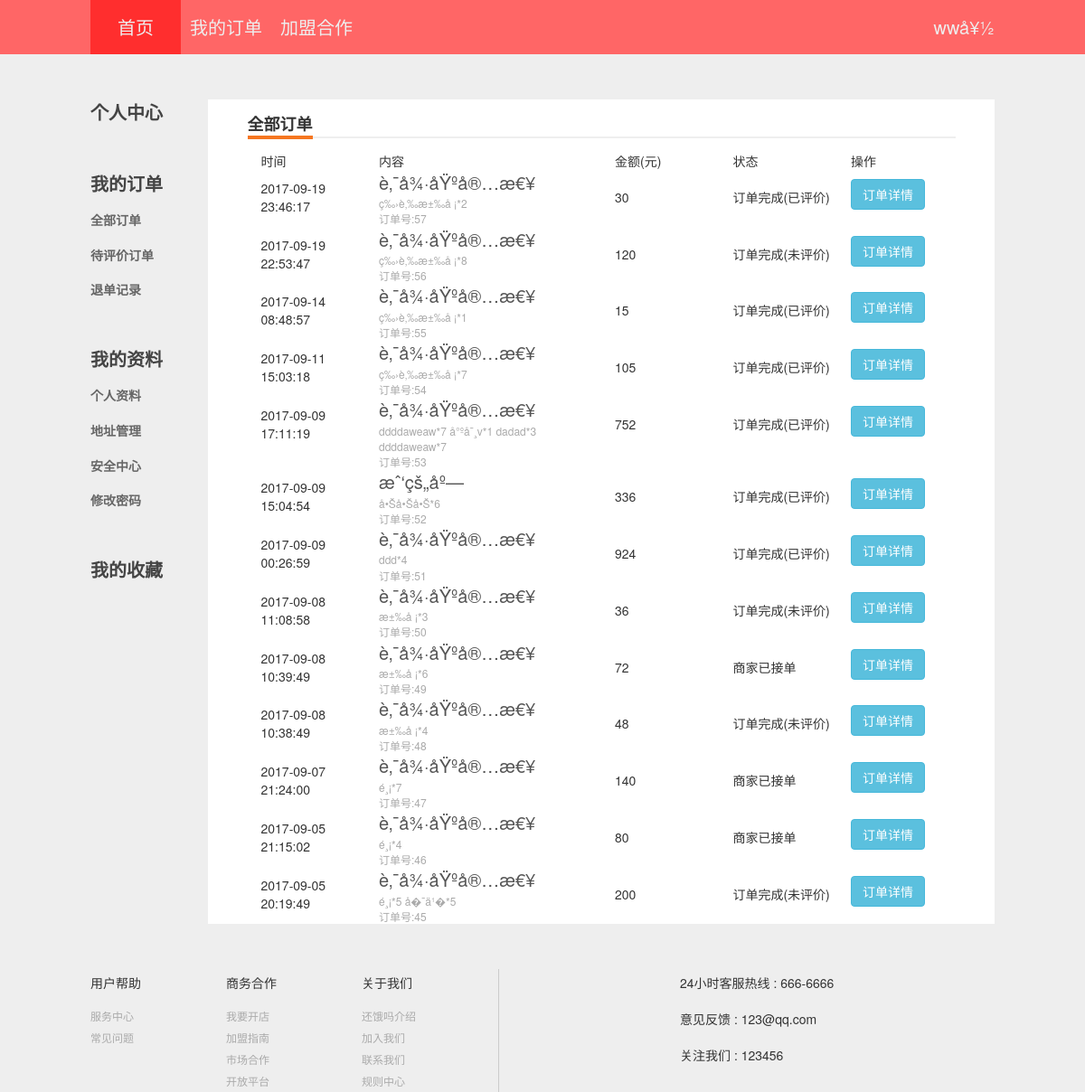
The app's page /usercenter.php?position=allorder (signed in) with its own data.
### tables this page shows
CREATE TABLE `od` (
  `O_id` int(11) NOT NULL,
  `O_list` text NOT NULL,
  `UID` int(11) NOT NULL,
  `O_time` datetime DEFAULT NULL COMMENT 'ä¸‹å�•æ—¶é—´',
  `O_ADD` varchar(500) NOT NULL,
  `O_t_sellersub` datetime DEFAULT NULL COMMENT 'å•†å®¶æŽ¥å�—æ—¶é—´',
  `O_overtime` datetime DEFAULT NULL COMMENT 'é¡¾å®¢æ”¶åˆ°æ—¶é—´',
  `SID` int(10) NOT NULL,
  `O_sum` int(10) NOT NULL,
  `O_words` tinytext NOT NULL,
  `comment_star` int(2) NOT NULL COMMENT 'è¯„ä»·',
  `comment_text` tinytext NOT NULL COMMENT 'è¯„è¯­',
  `comment_time` datetime NOT NULL COMMENT 'è¯„ä»·æ—¶é—´'
);

CREATE TABLE `shop` (
  `SID` int(10) NOT NULL,
  `shopName` varchar(15) NOT NULL,
  `shopImg` text NOT NULL,
  `sellerID` int(10) NOT NULL,
  `ADD` varchar(100) NOT NULL,
  `shopFee` tinyint(4) NOT NULL COMMENT 'é…�é€�è´¹',
  `license` text NOT NULL,
  `open` tinyint(1) NOT NULL DEFAULT '0' COMMENT 'æœ‰æ— å¼€åº—ï¼Œ1å¼€åº— 0å…³åº—',
  `shopphone` int(11) NOT NULL,
  `shop_class` varchar(450) NOT NULL,
  `min_price` int(10) NOT NULL COMMENT 'èµ·é€�ä»·'
);

### usercenter.php (the view, shortened to what this page needs)
<?php
include "controller/common.php";
if(isset($_GET['position'])){
	$p=$_GET['position'];
}
 ?>
<!DOCTYPE html>
<html>
<head>
	<link rel="stylesheet" type="text/css" href="bootstrap/css/bootstrap.css">
	<link rel="stylesheet" href="css/commmon.css">
	<link rel="stylesheet" href="css/usercenter.css">
</head>
<body>
	<div class="header">
		<div class="headerBay center">
		<div class="topBay-left">
			<a  class="harbtn" id="index" href="index.php">首页</a>
			<a class="harbtn" href="usercenter.php?position=allorder">我的订单</a>
			<a class="harbtn" href="sellerlogin.php">加盟合作</a>
		</div>
		<div class="logIco">
				<?php
				if (isset($_SESSION['user'])) {
					echo "<input type=hidden id='userid' value='".$_SESSION['user']."'><div class='sueee'><div class='slide'>
				<a href='index.php' class='logout'><span>注销</span></a>
			</div><a  class='logined harbtn' href='usercenter.php?position=center'><span>".$_SESSION['userName']."</span></a></div>";
				}else{
					echo "<a  class='loginico harbtn' href='login.php'><span>登陆/注册</span></a>";
				}
				 ?>
		</div>
	</div>
	<div class="mainbody">
		<div class="sidebar">
			<div class="usercenter">
			   <a href="usercenter.php?position=center" class="bold" title="">个人中心</a>
			</div>
			<div class="myorder">
				<span class="bold">我的订单<span>
				<ul>
					<li><a href="usercenter.php?position=allorder" title="">全部订单</a></li>
					<li><a href="usercenter.php?position=noassess" title="">待评价订单</a></li>
					<li><a href="usercenter.php?position=chargeback" title="">退单记录</a></li>
				</ul>
			</div>
			<div class="mydata">
				<span class="bold">我的资料<span>
				<ul>
					<li><a href="usercenter.php?position=data" title="">个人资料</a></li>
					<li><a href="usercenter.php?position=add" title="">地址管理</a></li>
					<li><a href="usercenter.php?position=safecenter" title="">安全中心</a></li>
					<li><a href="usercenter.php?position=changeps" title="">修改密码</a></li>
				</ul>
			</div>
			<div class="mycollection">
				<a href="usercenter.php?position=mycollection" title="" class="bold">我的收藏</a>
			</div>
		</div>
		<?php
		function orderboxmaker($user,$mysqli,$type){
			if($type=='no'){
				$sql_od="SELECT * FROM `od` WHERE `UID`=".$user." ORDER BY `od`.`O_time` DESC";
			}else if($type=='noassess'){
				$sql_od="SELECT * FROM `od` WHERE `UID`=".$user." AND `comment_star`=0 AND `O_overtime`!='' ORDER BY `od`.`O_time` DESC";
			}
			$result_od=mysqli_query($mysqli,$sql_od);
			$orderbox="";
			while ($row_od=mysqli_fetch_array($result_od)) {
				$ADD=json_decode($row_od['O_ADD']);
				$list="";
				$detal_list="";
				if($row_od['O_overtime']!=NUll&&$row_od['comment_star']!=0){
					$state="订单完成(已评价)";
				}else if($row_od['O_overtime']!=NUll){
					$state='订单完成(未评价)';
				}else if($row_od['O_t_sellersub']!=NULL){
					$state="商家已接单";
				}else{
					$state="商家未接单";
				}
				foreach (json_decode($row_od['O_list']) as $key) {
					$detal_list=$detal_list."<p>".$key->goods_name."*".$key->goods_num."</p>";
					$list=$list.$key->goods_name."*".$key->goods_num." ";
				};
				$sql_shop="SELECT * FROM `shop` WHERE `SID`=".$row_od['SID'];
				$result_shop=mysqli_query($mysqli,$sql_shop);
				$row_shop=mysqli_fetch_array($result_shop);
				$orderbox=$orderbox."
			<div class='orderbox clearfix'>
				<span class='time col-xs-2'>".$row_od['O_time']."</span>
				<span class='col-xs-4'>
					<a href='shop.php?SID=".$row_od['SID']."'>".$row_shop['shopName']."</a>
					<p class='goods'>".$list."</p>
					<p class='orderid'>订单号:".$row_od['O_id']."</p>
				</span>
				<span class='price col-xs-2'>".$row_od['O_sum']."</span>
				<span class='state col-xs-2'>".$state."</span>
				<span class='op col-xs-2'>
					<button class='btn btn-info'>订单详情</button>
				</span>
			</div>
					<span class='col-xs-6'>店名：</span><span class='col-xs-6'>".$row_shop['shopName']."</span>
					<span class='col-xs-6'>店家联系方式：</span><span class='col-xs-6'>".$row_shop['shopphone']."</span>
					<span class='col-xs-6'>订单时间：</span><span class='col-xs-6'>".$row_od['O_time']."</span>
					<span class='col-xs-6'>订单编号：</span><span class='od_id col-xs-6'>".$row_od['O_id']."</span>
					<span class='col-xs-6'>订单状态：</span><span class='col-xs-6'>".$state."</span>
						".$detal_list."
					<span class='col-xs-6'>总价格：</span><span class='col-xs-6'><b>".$row_od['O_sum']."</b>元</span>
					<span class='col-xs-6'>联系人：</span><span class='col-xs-6'>".$ADD->name."</span>
					<span class='col-xs-6'>电话：</span><span class='col-xs-6'>".$ADD->phone."</span>
					<span class='col-xs-6'>详细地址：</span><span class='col-xs-6'>".$ADD->position."</span>
					<span class='col-xs-6'>备注：</span><span class='col-xs-12'>".$row_od['O_words']."</p>
				";
			}
			return $orderbox;
		}
switch($p){
case "allorder":
$orderbox=orderboxmaker($_SESSION['user'],$mysqli,'no');
echo "<div class='allorder rightbox'>
		<div class='rightbox_title'>
			<span>全部订单</span>
		</div>
		<div class='rightbox_body'>
			<div class='order_title clearfix'>
				<span class='col-xs-2'>时间</span>
				<span class='col-xs-4'>内容</span>
				<span class='col-xs-2'>金额(元)</span>
				<span class='col-xs-2'>状态</span>
				<span class='col-xs-2'>操作</span>
			</div>
			".$orderbox."
		</div>
	</div>";
break;
}
		 ?>
	</div>
	<div class="footer">
		<div class="footer-left">
		<div class="footerLink">
			<p>用户帮助</p>
			<a href="">服务中心</a>
			<a href="">常见问题</a>
		</div>
		<div class="footerLink">
			<p>商务合作</p>
			<a href="">我要开店</a>
			<a href="">加盟指南</a>
			<a href="">市场合作</a>
			<a href="">开放平台</a>
		</div>
		<div class="footerLink">
			<p>关于我们</p>
			<a href="">还饿吗介绍</a>
			<a href="">加入我们</a>
			<a href="">联系我们</a>
			<a href="">规则中心</a>
		</div>
	</div>
		<div class="footerPhone">
		<div><p>24小时客服热线 : 666-6666</p></div>
		<div><p>意见反馈 : 123@qq.com</p></div>
		<div><p>关注我们 : 123456</p></div>
		</div>
</div>
</body>
</html>

### css/commmon.css (style rules this page uses)
* { margin:0px; }
a { text-decoration: none; font-size: 20px; color:#555; }
ul { padding: 0; }
ul li { list-style-type:none; }
.center { margin-right:auto; margin-left: auto; }
.header { min-width:1000px; width:100%; height:60px; background:#FF6666; }
.headerBay { width: 1000px;height: 100%; }
.topBay-left { float:left; height: 100%; width: 800px; }
.topBay-left a { width: 100px; color:#eee; }
.harbtn { color: #eee; float:left; line-height:60px; text-align: center; }
.logIco { float: right; }
.logined { max-width:200px; }
.footer { width:1000px; margin:auto; }
.footer-left { border-right:1px solid #ccc; margin-top: 50px; width: 452px; float: left; }
.footerLink { width:100px; float:left; margin-right: 50px; }
.footerLink p { line-height: 30px; }
.footerLink a { display:block; width: 80px; font-size:12px; line-height: 24px; color: #aaa; }
.footerPhone { width: 300px; float: left; margin-top: 50px; margin-left: 200px; }
.footerPhone p { line-height: 30px; }
#index { background: #FF2E2E; }
.logined span { color:#eee; }

### css/usercenter.css (style rules this page uses)
body { background: #eee; }
.mainbody { width: 1000px; margin:0 auto; margin-top: 50px; }
.sidebar { float: left; }
.sidebar div { margin-bottom: 50px; }
.bold { font-weight: bold; color: #444; font-size: 20px; }
.sidebar li { margin-top: 10px; }
.sidebar li a { color: #666; font-size:14px; }
.rightbox { margin-left: 50px; float: left; background: #fff; width: 870px; min-height: 521px; }
.rightbox_title { width: 90%; margin-left:auto; margin-right: auto; margin-top:15px; border-bottom:2px solid #eee; }
.rightbox_title span { font-size: 18px; font-weight: bold; border-bottom:4px solid #F67620; }
.rightbox_body { width: 90%; margin-left:auto; margin-right: auto; margin-top:15px; }
.orderbox p { margin:0; font-size: 12px; color:#aaa; }
.time { padding-top: 10px; }
.price,.state { line-height: 60px; white-space:nowrap; }
.op .btn { margin-top: 10px; }

### records on screen
od: O_time "2017-09-19 23:46:17", O_id "57", O_sum "30", state "订单完成(已评价)", comment_star "é¸¡*5 å�¯ä¹�*5"
shop: shopName "è‚¯å¾·åŸºå®…æ€¥ è‚¯å¾·åŸºå®…æ€¥ è‚¯å¾·åŸºå®…æ€¥ è‚¯å¾·åŸºå®…æ€¥ è‚¯å¾·åŸºå®…æ€¥ è‚¯å¾·åŸºå®…æ€¥ è‚¯å¾·åŸºå®…æ€¥ è‚¯å¾·åŸºå®…æ€¥ è‚¯å¾·åŸºå®…æ€¥ è‚¯å¾·åŸºå®…æ€¥ è‚¯å¾·åŸºå®…æ€¥ è‚¯å¾·åŸºå®…æ€¥"
od: O_time "2017-09-19 22:53:47", O_id "56", O_sum "120", O_overtime "订单完成(未评价)"
od: O_time "2017-09-14 08:48:57", O_id "55", O_sum "15", state "订单完成(已评价)"
od: O_time "2017-09-11 15:03:18", O_id "54", O_sum "105", state "订单完成(已评价)"
od: O_time "2017-09-09 17:11:19", O_id "53", O_sum "752", state "订单完成(已评价)"
od: O_time "2017-09-09 15:04:54", O_id "52", O_sum "336", state "订单完成(已评价)"
shop: shopName "æˆ‘çš„åº—"
od: O_time "2017-09-09 00:26:59", O_id "51", O_sum "924", state "订单完成(已评价)"
od: O_time "2017-09-08 11:08:58", O_id "50", O_sum "36", O_overtime "订单完成(未评价)"
od: O_time "2017-09-08 10:39:49", O_id "49", O_sum "72", O_t_sellersub "商家已接单"
od: O_time "2017-09-08 10:38:49", O_id "48", O_sum "48", O_overtime "订单完成(未评价)"
od: O_time "2017-09-07 21:24:00", O_id "47", O_sum "140", O_t_sellersub "商家已接单"
od: O_time "2017-09-05 21:15:02", O_id "46", O_sum "80", O_t_sellersub "商家已接单"
od: O_time "2017-09-05 20:19:49", O_id "45", O_sum "200", O_overtime "订单完成(未评价)"

### other values on screen
$_SESSION['userName'] "wwå¥½"
$list "ç‰›è‚‰æ±‰å ¡*2 ç‰›è‚‰æ±‰å ¡*8 ç‰›è‚‰æ±‰å ¡*1 ç‰›è‚‰æ±‰å ¡*7 ddddaweaw*7 å°ºå¯¸v*1 dadad*3 ddddaweaw*7 å•Šå•Šå•Š*6 ddd*4 æ±‰å ¡*3 æ±‰å ¡*6 æ±‰å ¡*4 é¸¡*7 é¸¡*4"
